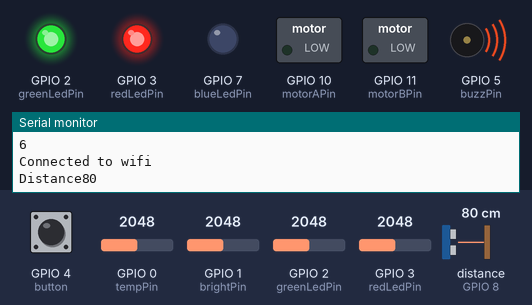
Simulated run of this sketch. Board: ESP32-S3. Parts: switched loads named in the sketch (green lamp = pin HIGH), output pins drawn as LEDs (lit = HIGH), buzzer (waves = sounding, pin HIGH), the last lines printed to the serial monitor. Wiring (inferred from the names in the program): ultrasonic range finder: trigger GPIO 9; echo GPIO 8. The inputs (shaded band) are chosen by the test bench; at power-on: GPIO 0 (tempPin) = 2048, GPIO 1 (brightPin) = 2048, GPIO 2 (greenLedPin) = 2048, GPIO 3 (redLedPin) = 2048, GPIO 4 (button) LOW, distance to the obstacle (sensor on GPIO 8) 80 cm. The echo pulse lasts 58.3 µs per cm; WiFi joins after 1.5 s; servers stay silent unless stated; uploads are accepted with an empty reply; pins used as bus, display or sensor lines are not drawn.

Above: at 11.5 s.
At 17.0 s:
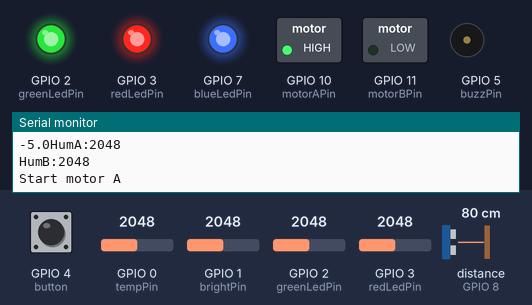
At 24.5 s:
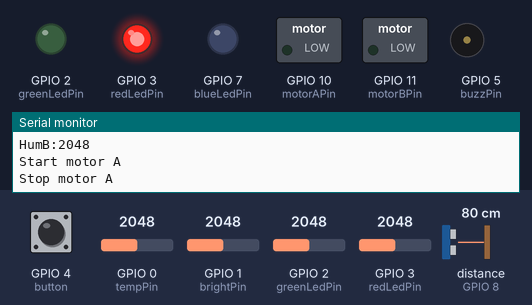
At 27.2 s:
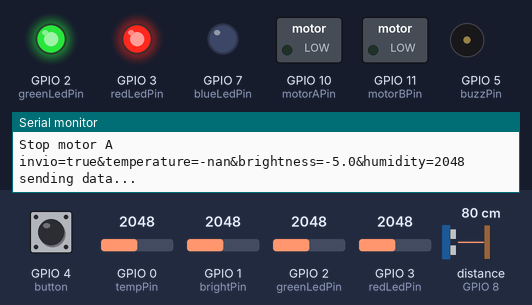
Timing chart, 0 to 32.6 s (numbered marks = the images above):
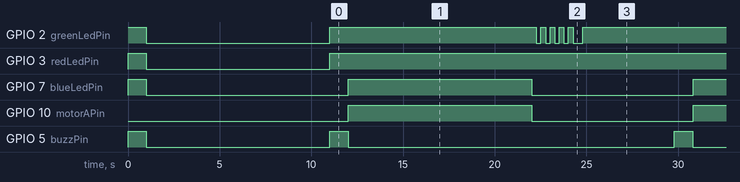

Measured:
- by itself, GPIO 2 (greenLedPin): HIGH → LOW at 1.0 s, → HIGH 10.0 s later, → LOW 11.3 s later, → HIGH 0.25 s later, … (62 changes in this stretch)
- by itself, GPIO 3 (redLedPin): HIGH → LOW at 1.0 s, → HIGH 10.0 s later
- by itself, GPIO 7 (blueLedPin): repeats every 18.8 s: HIGH 10.0 s, LOW 8.8 s
- by itself, GPIO 10 (motorAPin): alternates HIGH for 10.0 s and LOW for 8.8 s
- by itself, GPIO 5 (buzzPin): repeats every 18.8 s: HIGH 1.0 s, LOW 17.8 s

The sketch:

bioedison.ino
```cpp
#include <math.h>

#include <SPI.h>
#include <WiFi.h>

// LEDs
#define greenLedPin 2
#define redLedPin 3
#define blueLedPin 7

// BUZZER
#define buzzPin 5

// INFRARED
#define trigPin 9
#define echoPin 8

// HUMIDITY SENSOR
#define humAPin 2 // to motor 10
#define humBPin 3 // to motor 11

// TEMP SENSOR
#define tempPin 0

// BRIGHT SENSOR
#define brightPin 1

// MOTORS
#define motorAPin 10
#define motorBPin 11

// BUTTON
#define button 4


char ssid[] = "fablab_guest";
char pass[] = "veronafablab";
String yourdata = "invio=true";;

int i = -1;
int status = WL_IDLE_STATUS;
WiFiClient client;

int a;
float temperature;
float resistance;

int B=3975; // B value of the thermistor

float Rsensor; //Resistance of sensor in K

void setup() {

  Serial.begin (9600);
  pinMode(greenLedPin, OUTPUT);
  pinMode(redLedPin, OUTPUT);
  pinMode(blueLedPin, OUTPUT);
  pinMode(buzzPin, OUTPUT);
  pinMode(motorAPin, OUTPUT);
  pinMode(motorBPin, OUTPUT);
  pinMode(button, INPUT);

  digitalWrite(greenLedPin, HIGH);
  digitalWrite(redLedPin, HIGH);
  digitalWrite(blueLedPin, HIGH);
  digitalWrite(buzzPin, HIGH);

  delay(1000);
  digitalWrite(greenLedPin, LOW);
  digitalWrite(redLedPin, LOW);
  digitalWrite(blueLedPin, LOW);
  digitalWrite(buzzPin, LOW);

/*
  digitalWrite(motorAPin, HIGH);
  digitalWrite(motorBPin, HIGH);
  delay(1000);
  digitalWrite(motorAPin, LOW);
  digitalWrite(motorBPin, LOW);
  */

  pinMode(trigPin, OUTPUT);
  pinMode(echoPin, INPUT);

  Serial.print("Connecting to ... ");
  Serial.println(ssid);
  // Connect to WPA/WPA2 network. Change this line if using open or WEP network:
  status = WiFi.begin(ssid, pass);
  // wait 10 seconds for connection:
  delay(10000);
  Serial.println(status);
  Serial.println("Connected to wifi");

}


void loop() {


  digitalWrite(greenLedPin, HIGH);


  yourdata = "invio=true";

  // LETTURA LIVELLO ACQUA
  long duration, distance;
  digitalWrite(trigPin, LOW);
  delayMicroseconds(2);
  digitalWrite(trigPin, HIGH);
  delayMicroseconds(10);
  digitalWrite(trigPin, LOW);
  duration = pulseIn(echoPin, HIGH);
  distance = (duration/2) / 29.1;
Serial.print("Distance");
Serial.println(distance);

  if (distance > 30) {
    sendWaterAlarm();
  } else if (distance == 0) {
    sendNoSensorAlarm();
  }

  // LETTURA TEMPERATURA
  a = analogRead(tempPin);
  resistance=(float)(1023-a)*10000/a;
  temperature=1/(log(resistance/10000)/B+1/298.15)-273.15;
Serial.print("Temperature");
Serial.println(temperature);
  char output[5];
  snprintf(output, 5,"%f",temperature);
  printf("%s",output);
  yourdata = yourdata + "&temperature=" + output;

  // LETTURA LUMINOSITA
  int sensorValue = analogRead(brightPin);
  Rsensor=(float)(1023-sensorValue)*10/sensorValue;
Serial.print("Brightness");
Serial.println(Rsensor);
  snprintf(output, 5,"%f",Rsensor);
  printf("%s",output);
  yourdata = yourdata + "&brightness=" + output;


  // LETTURA UMIDITA
  int humValueA = analogRead(humAPin);
  int humValueB = analogRead(humBPin);
  Serial.print("HumA:");
  Serial.println(humValueA);
  Serial.print("HumB:");
  Serial.println(humValueB);
  yourdata = yourdata + "&humidity=" + humValueA;

  //int humValue = analogRead(humBPin);

  if (humValueA > 500) { // Change 40 to the humidity value that you want
    Serial.println("Start motor A");
    digitalWrite(blueLedPin, HIGH);
    digitalWrite(motorAPin, HIGH);
    delay(10000);
    digitalWrite(blueLedPin, LOW);
    digitalWrite(motorAPin, LOW);
    Serial.println("Stop motor A");
  } else {
     for (int i = 0; i < 5; i++) {
      digitalWrite(greenLedPin, HIGH);
      delay(250);
      digitalWrite(greenLedPin, LOW);
      delay(250);
    }
  }


 if (humValueB < 500) { // Change 40 to the humidity value that you want
    Serial.println("Start motor B");
    digitalWrite(blueLedPin, HIGH);
    digitalWrite(motorBPin, HIGH);
    delay(10000);
    digitalWrite(blueLedPin, LOW);
    digitalWrite(motorBPin, LOW);
    Serial.println("Stop motor B");
  } else {
     for (int i = 0; i < 5; i++) {
      digitalWrite(greenLedPin, HIGH);
      delay(250);
      digitalWrite(greenLedPin, LOW);
      delay(250);
    }
  }

  Serial.println(yourdata);

  sendData(yourdata);

  digitalWrite(greenLedPin, HIGH);

  if (digitalRead(button) == HIGH) {
    Serial.println("Start motor A button");
    digitalWrite(blueLedPin, HIGH);
    digitalWrite(motorAPin, HIGH);
    delay(10000);
    digitalWrite(blueLedPin, LOW);
    digitalWrite(motorAPin, LOW);
    Serial.println("Stop motor A button");
  }

  delay(5000);

  digitalWrite(redLedPin, LOW);
  digitalWrite(buzzPin, LOW);


}

void sendNoSensorAlarm() {
  digitalWrite(redLedPin, HIGH);
  digitalWrite(buzzPin, HIGH);
}

void sendWaterAlarm() {
  digitalWrite(redLedPin, HIGH);
  for (int i = 0; i < 10; i++) {
    digitalWrite(buzzPin, HIGH);
    delay(100);
    digitalWrite(buzzPin, LOW);
  }
}

void sendData(String data) {
  Serial.println("sending data...");
  if (client.connect("104.40.139.35",80)) {
      client.println("POST /bioedison/ajax.php HTTP/1.1");
      client.println("Host: 104.40.139.35");
      client.println("Content-Type: application/x-www-form-urlencoded");
      client.print("Content-Length: ");
      client.println(data.length());
      client.println();
      client.print(data);
  }
  if (client.connected()) {
    client.stop();
  }
}
```
